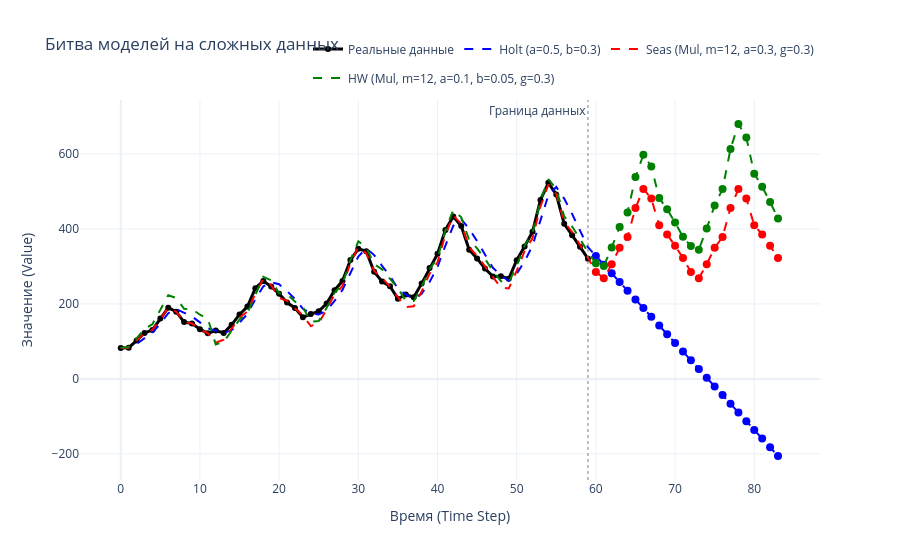

Notebook cell for this chart:
### Code cell
# ==========================================================
# ПРИМЕР ИСПОЛЬЗОВАНИЯ
# ==========================================================

# 1. Генерируем "Сложные" данные: Тренд + Мультипликативная сезонность
np.random.seed(42)
time = np.arange(60) # 5 лет (месячные данные)

# Тренд (Линейный рост)
trend_component = 100 + 5 * time

# Сезонность (Цикл = 12 месяцев)
# Пик летом, спад зимой. Эффект мультипликативный.
season_pattern = np.array([0.8, 0.8, 0.9, 1.0, 1.1, 1.3, 1.4, 1.3, 1.1, 1.0, 0.9, 0.8])
seasonal_component = np.tile(season_pattern, 5) # Повторяем 5 раз

# Итоговый ряд = (Тренд * Сезон) + Шум
data_complex = trend_component * seasonal_component + np.random.normal(0, 5, 60)


# 2. Обучаем КОНКУРЕНТОВ

# A. Holt (Только тренд, без сезонности)
# Вожмем SimpleExpSmoothing/HoltLinearTrend из прошлых шагов
# (Для краткости использую логику: он просто проведет прямую линию)
holt_model = HoltLinearTrend(alpha=0.5, beta=0.3)
holt_model.fit(data_complex)

# B. Simple Seasonal (Только сезонность, без тренда)
# Она увидит волны, но не поймет, что они растут вверх
seasonal_model = SimpleSeasonalSmoothing(m=12, alpha=0.3, gamma=0.3, seasonal_type='multiplicative')
seasonal_model.fit(data_complex)

# C. HOLT-WINTERS (Герой дня)
hw_model = HoltWinters(m=12, alpha=0.1, beta=0.05, gamma=0.3, seasonal_type='multiplicative')
hw_model.fit(data_complex)

# 3. ВИЗУАЛИЗАЦИЯ
# Прогноз на 2 года вперед (24 месяца)
plot_comparison(data_complex, [holt_model, seasonal_model, hw_model], pred_steps=24, title='Битва моделей на сложных данных')

### Figure 1 — Plotly figure (JSON) as saved in the notebook; plotly's stock layout.template omitted (floating-point values rounded to 4 significant figures)
{"data": [{"line": {"color": "black", "width": 3}, "marker": {"color": "black", "size": 6}, "mode": "lines+markers", "name": "Реальные данные", "type": "scatter", "x": [0, 1, 2, 3, 4, 5, 6, 7, 8, 9, 10, 11, 12, 13, 14, 15, 16, 17, 18, 19, 20, 21, 22, 23, 24, 25, 26, 27, 28, 29, 30, 31, 32, 33, 34, 35, 36, 37, 38, 39, 40, 41, 42, 43, 44, 45, 46, 47, 48, 49, 50, 51, 52, 53, 54, 55, 56, 57, 58, 59], "y": [82.48, 83.31, 102.2, 122.6, 130.8, 161.3, 189.9, 179.3, 151.7, 147.7, 132.7, 121.7, 129.2, 122.4, 144.4, 172.2, 192.9, 242.1, 261.5, 246.4, 227.3, 203.9, 189.3, 164.9, 173.3, 180.6, 201.2, 236.9, 261.0, 317.0, 347.0, 340.8, 285.9, 259.7, 247.1, 213.9, 225.0, 218.2, 254.4, 296.0, 333.7, 397.4, 433.4, 408.0, 344.6, 321.4, 294.7, 273.3, 273.7, 267.2, 316.6, 353.1, 392.6, 477.6, 523.2, 492.2, 413.8, 383.5, 352.7, 320.9]}, {"legendgroup": "group_0", "line": {"color": "blue", "dash": "dash", "width": 2}, "mode": "lines", "name": "Holt (a=0.5, b=0.3)", "type": "scatter", "x": [0, 1, 2, 3, 4, 5, 6, 7, 8, 9, 10, 11, 12, 13, 14, 15, 16, 17, 18, 19, 20, 21, 22, 23, 24, 25, 26, 27, 28, 29, 30, 31, 32, 33, 34, 35, 36, 37, 38, 39, 40, 41, 42, 43, 44, 45, 46, 47, 48, 49, 50, 51, 52, 53, 54, 55, 56, 57, 58, 59, 60, 61, 62, 63, 64, 65, 66, 67, 68, 69, 70, 71, 72, 73, 74, 75, 76, 77, 78, 79, 80, 81, 82, 83], "y": [82.48, 83.31, 93.19, 109.7, 124.0, 147.4, 175.5, 186.4, 177.0, 166.5, 150.9, 134.9, 128.7, 122.2, 130.0, 150.0, 173.7, 213.0, 246.7, 258.2, 252.7, 234.4, 213.4, 187.1, 174.8, 172.0, 182.3, 208.1, 237.4, 283.6, 326.7, 348.1, 330.4, 301.7, 274.8, 240.5, 225.0, 213.8, 227.0, 258.5, 298.7, 355.9, 408.7, 426.2, 400.4, 367.6, 330.9, 296.4, 275.9, 262.1, 280.6, 313.5, 355.7, 424.8, 490.0, 512.1, 481.0, 440.2, 395.9, 351.3, 328.1, 304.9, 281.7, 258.5, 235.3, 212.1, 188.9, 165.7, 142.5, 119.3, 96.08, 72.87, 49.67, 26.46, 3.253, -19.95, -43.16, -66.36, -89.57, -112.8, -136.0, -159.2, -182.4, -205.6]}, {"hoverinfo": "y+name", "legendgroup": "group_0", "marker": {"color": "blue", "size": 8, "symbol": "circle"}, "mode": "markers", "name": "Holt (a=0.5, b=0.3) (Forecast)", "showlegend": false, "type": "scatter", "x": [60, 61, 62, 63, 64, 65, 66, 67, 68, 69, 70, 71, 72, 73, 74, 75, 76, 77, 78, 79, 80, 81, 82, 83], "y": [328.1, 304.9, 281.7, 258.5, 235.3, 212.1, 188.9, 165.7, 142.5, 119.3, 96.08, 72.87, 49.67, 26.46, 3.253, -19.95, -43.16, -66.36, -89.57, -112.8, -136.0, -159.2, -182.4, -205.6]}, {"legendgroup": "group_1", "line": {"color": "red", "dash": "dash", "width": 2}, "mode": "lines", "name": "Seas (Mul, m=12, a=0.3, g=0.3)", "type": "scatter", "x": [0, 1, 2, 3, 4, 5, 6, 7, 8, 9, 10, 11, 12, 13, 14, 15, 16, 17, 18, 19, 20, 21, 22, 23, 24, 25, 26, 27, 28, 29, 30, 31, 32, 33, 34, 35, 36, 37, 38, 39, 40, 41, 42, 43, 44, 45, 46, 47, 48, 49, 50, 51, 52, 53, 54, 55, 56, 57, 58, 59, 60, 61, 62, 63, 64, 65, 66, 67, 68, 69, 70, 71, 72, 73, 74, 75, 76, 77, 78, 79, 80, 81, 82, 83], "y": [82.48, 83.31, 102.2, 122.6, 130.8, 161.3, 189.9, 179.3, 151.7, 147.7, 132.7, 121.7, 96.5, 105.0, 133.5, 163.7, 180.2, 228.1, 266.4, 250.0, 216.2, 208.6, 187.9, 170.1, 140.9, 149.1, 185.4, 225.3, 247.5, 308.2, 352.1, 335.3, 288.2, 270.1, 245.5, 220.0, 191.6, 193.9, 233.1, 280.8, 311.2, 385.0, 435.9, 413.6, 351.2, 328.5, 299.7, 270.2, 243.8, 241.3, 288.2, 340.7, 375.3, 460.1, 518.3, 493.1, 419.2, 391.8, 358.1, 323.1, 285.5, 268.3, 306.1, 349.8, 378.8, 455.7, 507.0, 481.1, 409.9, 385.6, 355.4, 322.4, 285.5, 268.3, 306.1, 349.8, 378.8, 455.7, 507.0, 481.1, 409.9, 385.6, 355.4, 322.4]}, {"hoverinfo": "y+name", "legendgroup": "group_1", "marker": {"color": "red", "size": 8, "symbol": "circle"}, "mode": "markers", "name": "Seas (Mul, m=12, a=0.3, g=0.3) (Forecast)", "showlegend": false, "type": "scatter", "x": [60, 61, 62, 63, 64, 65, 66, 67, 68, 69, 70, 71, 72, 73, 74, 75, 76, 77, 78, 79, 80, 81, 82, 83], "y": [285.5, 268.3, 306.1, 349.8, 378.8, 455.7, 507.0, 481.1, 409.9, 385.6, 355.4, 322.4, 285.5, 268.3, 306.1, 349.8, 378.8, 455.7, 507.0, 481.1, 409.9, 385.6, 355.4, 322.4]}, {"legendgroup": "group_2", "line": {"color": "green", "dash": "dash", "width": 2}, "mode": "lines", "name": "HW (Mul, m=12, a=0.1, b=0.05, g=0.3)", "type": "scatter", "x": [0, 1, 2, 3, 4, 5, 6, 7, 8, 9, 10, 11, 12, 13, 14, 15, 16, 17, 18, 19, 20, 21, 22, 23, 24, 25, 26, 27, 28, 29, 30, 31, 32, 33, 34, 35, 36, 37, 38, 39, 40, 41, 42, 43, 44, 45, 46, 47, 48, 49, 50, 51, 52, 53, 54, 55, 56, 57, 58, 59, 60, 61, 62, 63, 64, 65, 66, 67, 68, 69, 70, 71, 72, 73, 74, 75, 76, 77, 78, 79, 80, 81, 82, 83], "y": [82.48, 85.73, 108.2, 133.3, 146.1, 184.8, 223.1, 215.9, 187.0, 186.4, 171.3, 160.6, 91.94, 98.61, 126.9, 158.5, 176.3, 225.9, 272.5, 262.8, 228.4, 225.9, 206.3, 191.0, 152.9, 154.2, 189.6, 230.2, 253.1, 317.3, 367.0, 350.9, 306.4, 292.3, 267.0, 242.2, 208.2, 208.2, 245.8, 293.3, 321.4, 397.2, 450.7, 431.1, 370.3, 348.3, 320.3, 287.8, 260.9, 257.2, 301.8, 355.6, 390.3, 475.5, 532.7, 507.0, 433.3, 406.4, 373.5, 337.8, 308.8, 301.0, 350.9, 405.1, 444.3, 538.5, 598.0, 566.9, 482.8, 452.5, 417.3, 379.1, 354.4, 344.8, 401.4, 462.7, 506.7, 613.3, 680.1, 643.8, 547.6, 512.6, 472.0, 428.3]}, {"hoverinfo": "y+name", "legendgroup": "group_2", "marker": {"color": "green", "size": 8, "symbol": "circle"}, "mode": "markers", "name": "HW (Mul, m=12, a=0.1, b=0.05, g=0.3) (Forecast)", "showlegend": false, "type": "scatter", "x": [60, 61, 62, 63, 64, 65, 66, 67, 68, 69, 70, 71, 72, 73, 74, 75, 76, 77, 78, 79, 80, 81, 82, 83], "y": [308.8, 301.0, 350.9, 405.1, 444.3, 538.5, 598.0, 566.9, 482.8, 452.5, 417.3, 379.1, 354.4, 344.8, 401.4, 462.7, 506.7, 613.3, 680.1, 643.8, 547.6, 512.6, 472.0, 428.3]}], "layout": {"annotations": [{"showarrow": false, "text": "Граница данных", "x": 59, "xanchor": "right", "xref": "x", "y": 1, "yanchor": "top", "yref": "y domain"}], "hovermode": "x unified", "legend": {"orientation": "h", "x": 1, "xanchor": "right", "y": 1.02, "yanchor": "bottom"}, "shapes": [{"line": {"color": "gray", "dash": "dot", "width": 1}, "type": "line", "x0": 59, "x1": 59, "xref": "x", "y0": 0, "y1": 1, "yref": "y domain"}], "title": {"text": "Битва моделей на сложных данных"}, "xaxis": {"title": {"text": "Время (Time Step)"}}, "yaxis": {"title": {"text": "Значение (Value)"}}}}
